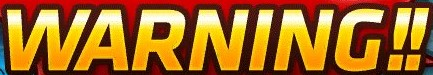
#> input picture assets/elite_template.jpg, 433 x 75 px
$ python -i mini_game_alert.py   (imports and definitions only)
#> lines starting #> are read from the running program, lines starting #| are printed output that depends on the picture; after the words box and inside, x2 and y2 are one past the last pixel; in counts of white or black regions, pixels touching at a corner belong together
#> further down, picture is the input picture: shape (75, 433, 3); mean B, G, R 36, 106.6, 162.7
"""Detect mini-game warning pop-ups (e.g. the Lie Detector and Violetta prompts)."""

import cv2
import numpy as np


class MiniGamePromptDetector:
    REFERENCE_WIDTH = 996
    SCALE_FACTORS = (0.85, 0.95, 1.0, 1.05, 1.15)
    MATCH_THRESHOLD = 0.78
    # Fractions of the frame (x0, y0, x1, y1) to search. Default: the right side,
    # where the Lie Detector notice appears.
    DEFAULT_SEARCH_REGION = (0.52, 0.10, 1.0, 1.0)

    # [70 lines left out: functions __init__, _scales, detect, _to_gray, not called in this run]


def white_text_mask(image):
    """
    Bright, colourless pixels (white text) as a soft 0-255 mask; everything else
    black. For pop-ups drawn see-through over the game, where the picture behind
    the text changes but the text itself stays the same.
    """
    if image.ndim == 2:
        mask = cv2.inRange(image, 200, 255)
    else:
        if image.shape[2] == 4:
            image = cv2.cvtColor(image, cv2.COLOR_BGRA2BGR)
        hsv = cv2.cvtColor(image, cv2.COLOR_BGR2HSV)
#> hsv: shape (75, 433, 3); mean H, S, V 24.8, 209.5, 163.7
        mask = cv2.inRange(hsv, (0, 0, 200), (180, 50, 255))
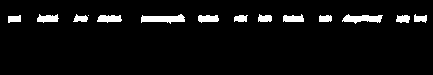
#> mask: shape (75, 433); 5.1% white; 14 white regions (1 under 20 px), largest, box (x1, y1, x2, y2) and area: (141, 14, 185, 24) 274, (342, 14, 383, 24) 245, (97, 15, 122, 23) 155
    return cv2.GaussianBlur(mask, (3, 3), 0)    # tolerates a little scaling and blur
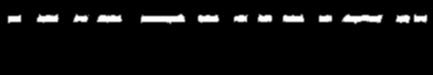
#> returned value: shape (75, 433); min 0, max 255, mean 13.1


class PopUpAnchorDetector:
    """
    Detects a pop-up from small, distinctive pieces ("anchors") cropped from a
    reference screenshot, e.g. its title text or NPC portrait. The pop-up counts
    as visible when ANY anchor matches, so it still triggers if the real pop-up's
    body text, size, or surroundings differ from the reference.

    WHITE_TEXT: match only the white text in the anchors and the screen (for a
    see-through pop-up whose background is whatever the game shows behind it).
    """

    SCALES = (0.8, 0.9, 1.0, 1.1, 1.25)
    MATCH_THRESHOLD = 0.8

    # [40 lines left out: functions __init__, best_score, not called in this run]

    def detect(self, frame):
        return self.best_score(frame) >= self.threshold


class RisingEdgeAlert:
    """Trigger once per prompt appearance and re-arm after brief disappearance."""

    # [21 lines left out: functions __init__, update, not called in this run]

>>> import cv2
>>> picture = cv2.imread('../../assets/elite_template.jpg')
>>> result = white_text_mask(picture)
